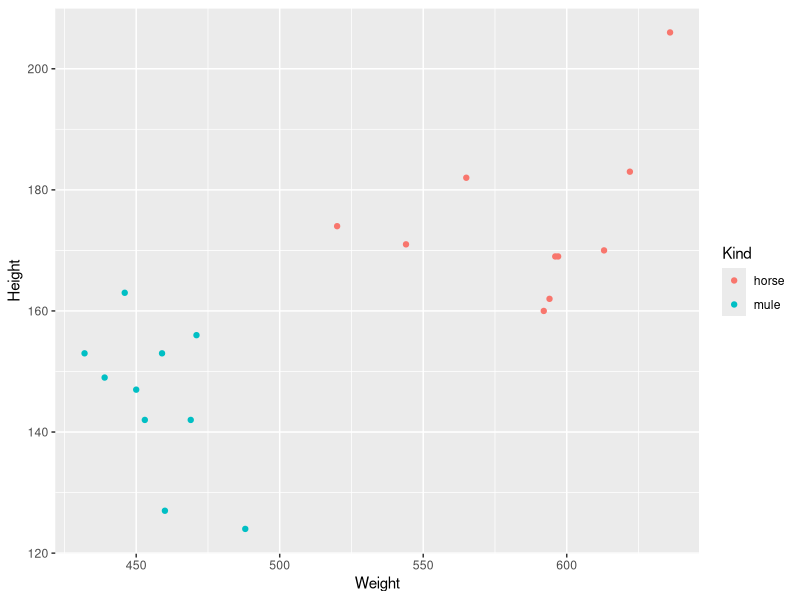

This figure's R source:
## ---- chunk 1
# mule
n_nr_mule <- 10
n_mean_weight_mule <- 450
n_sd_weight_mule <- 15
n_mean_height_mule <- 152
n_sd_height_mule <- 9
# horse
n_nr_horse <- 10
n_mean_weight_horse <- 600
n_sd_weight_horse <- 31
n_mean_height_horse <- 171
n_sd_height_horse <- 11
## ---- chunk 2
set.seed(6574)
tbl_mule_horse <- tibble::tibble(Animal = 1:(n_nr_mule + n_nr_horse),
                                 Weight = c(rnorm(n_nr_mule, mean = n_mean_weight_mule, sd = n_sd_weight_mule),
                                            rnorm(n_nr_horse, mean = n_mean_weight_horse, sd = n_sd_weight_horse)),
                                 Height = c(rnorm(n_nr_mule, mean = n_mean_height_mule, sd = n_sd_height_mule),
                                            rnorm(n_nr_horse, mean = n_mean_height_horse, sd = n_sd_height_horse)),
                                 Kind = c(rep("mule", n_nr_mule), rep("horse", n_nr_horse)))
tbl_mule_horse$Weight <- round(tbl_mule_horse$Weight, digits = 0)
tbl_mule_horse$Height <- round(tbl_mule_horse$Height, digits = 0)
tbl_mule_horse$Kind <- as.factor(tbl_mule_horse$Kind)
tbl_mule_horse
## ---- chunk 3
library(ggplot2)
ggplot(data = tbl_mule_horse, aes(Weight, Height, color = Kind)) + 
  geom_point()
